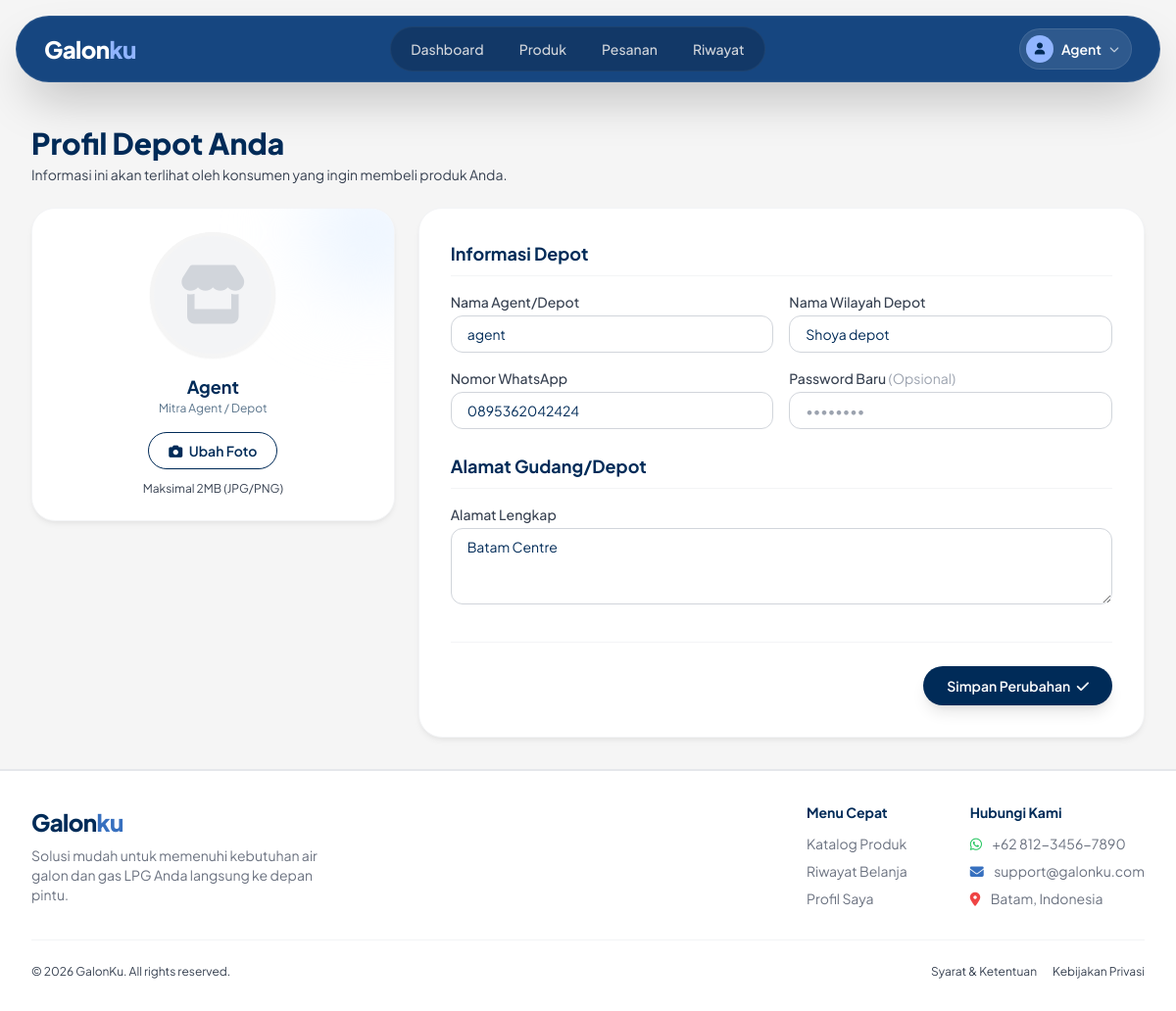
/agent/profile.php (signed in), run on the app's committed database.
### tables this page shows
CREATE TABLE `users` (
  `id_user` int NOT NULL,
  `foto` longblob,
  `username` varchar(50) NOT NULL,
  `password` varchar(255) NOT NULL,
  `no_hp` varchar(255) NOT NULL,
  `email` varchar(100) DEFAULT NULL,
  `address` text,
  `depot` varchar(50) DEFAULT NULL,
  `id_role` int DEFAULT NULL
);

### agent/profile.php (the view, shortened to what this page needs)
<?php
include __DIR__ . '/../koneksi.php';
$id_user = $_SESSION['id_user'];
$query = mysqli_query($koneksi, "SELECT * FROM users WHERE id_user = '$id_user'");
$user  = mysqli_fetch_assoc($query);
?>
<!DOCTYPE html>
<html lang="id">
<head>
    <?php include '../layout/assets.php'; ?>
</head>
<body class="font-sans antialiased bg-surface">
    <?php include '../layout/navbar.php'; ?>
    <main class="max-w-7xl mx-auto px-4 sm:px-6 lg:px-8 py-6 md:py-8">
        <div class="mb-6">
            <h1 class="text-2xl md:text-3xl font-extrabold text-primary">Profil Depot Anda</h1>
            <p class="text-sm text-gray-700 mt-1">Informasi ini akan terlihat oleh konsumen yang ingin membeli produk Anda.</p>
        </div>
        <form action="../action/updateprofile.php" method="POST" enctype="multipart/form-data">
            <div class="flex flex-col lg:flex-row gap-6">
                <div class="lg:w-1/3">
                    <div class="bg-white p-6 rounded-3xl shadow-soft border border-gray-100 text-center relative overflow-hidden">
                        <div class="absolute top-0 right-0 w-32 h-32 bg-[#EBF4FF] rounded-full blur-2xl -mr-10 -mt-10"></div>
                        <div class="z-10 relative">
                            <div class="w-32 h-32 mx-auto rounded-full bg-gray-100 border-4 border-surface shadow-sm flex items-center justify-center overflow-hidden mb-4">
                                <?php if (!empty($user['foto']) && strpos($user['foto'], 'dummy') === false) { ?>
                                    <img src="../poto/<?= $user['foto']; ?>" class="w-full h-full object-cover">
                                <?php } else { ?>
                                    <i class="fa-solid fa-store text-6xl text-gray-300"></i>
                                <?php } ?>
                            </div>
                            <h2 class="text-lg font-bold text-primary capitalize"><?= htmlspecialchars($user['username']); ?></h2>
                            <p class="text-xs text-accent mb-4">Mitra Agent / Depot</p>
                            <label for="foto" class="cursor-pointer inline-block bg-white text-primary border border-primary px-5 py-2 rounded-full font-semibold text-sm hover:bg-primary hover:text-white transition-all shadow-sm">
                                <i class="fa-solid fa-camera mr-1"></i> Ubah Foto
                            </label>
                            <p class="text-xs text-gray-700 mt-3">Maksimal 2MB (JPG/PNG)</p>
                        </div>
                    </div>
                </div>
                <div class="lg:w-2/3">
                    <div class="bg-white p-6 md:p-8 rounded-3xl shadow-soft border border-gray-100">
                        <h3 class="text-lg font-bold text-primary mb-4 border-b border-gray-100 pb-2">Informasi Depot</h3>
                        <div class="grid grid-cols-1 md:grid-cols-2 gap-4 mb-4">
                            <div>
                                <label class="block text-sm font-medium text-gray-700 mb-1">Nama Agent/Depot</label>
                                <input type="text" name="nama" value="<?= htmlspecialchars($user['username']); ?>" required class="w-full px-4 py-2 border border-gray-300 rounded-xl focus:ring-2 focus:ring-primary outline-none text-sm">
                            </div>
                            <div>
                                <label class="block text-sm font-medium text-gray-700 mb-1">Nama Wilayah Depot</label>
                                <input type="text" name="depot" value="<?= htmlspecialchars($user['depot'] ?? ''); ?>" placeholder="Contoh: Bandung Utara" required class="w-full px-4 py-2 border border-gray-300 rounded-xl focus:ring-2 focus:ring-primary outline-none text-sm">
                            </div>
                        </div>
                        <div class="grid grid-cols-1 md:grid-cols-2 gap-4 mb-4">
                            <div>
                                <label class="block text-sm font-medium text-gray-700 mb-1">Nomor WhatsApp</label>
                                <input type="tel" name="no_hp" value="<?= htmlspecialchars($user['no_hp'] ?? ''); ?>" placeholder="0812..." class="w-full px-4 py-2 border border-gray-300 rounded-xl focus:ring-2 focus:ring-primary outline-none text-sm">
                            </div>
                            <div>
                                <label class="block text-sm font-medium text-gray-700 mb-1">Password Baru <span class="text-gray-400 font-normal">(Opsional)</span></label>
                                <input type="password" name="password" placeholder="••••••••" class="w-full px-4 py-2 border border-gray-300 rounded-xl focus:ring-2 focus:ring-primary outline-none text-sm">
                            </div>
                        </div>
                        <h3 class="text-lg font-bold text-primary mb-4 border-b border-gray-100 pb-2 mt-6">Alamat Gudang/Depot</h3>
                        <div>
                            <label class="block text-sm font-medium text-gray-700 mb-1">Alamat Lengkap</label>
                            <textarea name="alamat" rows="3" required class="w-full px-4 py-2 border border-gray-300 rounded-xl focus:ring-2 focus:ring-primary outline-none text-sm"><?= htmlspecialchars($user['address'] ?? ''); ?></textarea>
                        </div>
                        <div class="flex justify-end gap-3 mt-8 pt-6 border-t border-gray-100">
                            <button type="submit" class="bg-primary text-white px-6 py-2.5 rounded-full font-semibold shadow-lg hover:bg-secondary transition-all text-sm">
                                Simpan Perubahan <i class="fa-solid fa-check ml-1"></i>
                            </button>
                        </div>
                    </div>
                </div>
            </div>
        </form>
    </main>
    <?php include '../layout/footer.php'; ?>
</body>
</html>

### layout/assets.php (style rules this page uses)
body { background-color: #F1F5F9; font-family: 'Plus Jakarta Sans', sans-serif; color: #002B58; }

### data on the page
users: username "Agent", nama "agent", depot "Shoya depot", no_hp "0895362042424", alamat "Batam Centre"

### other printed values
$nav_username "Agent"
